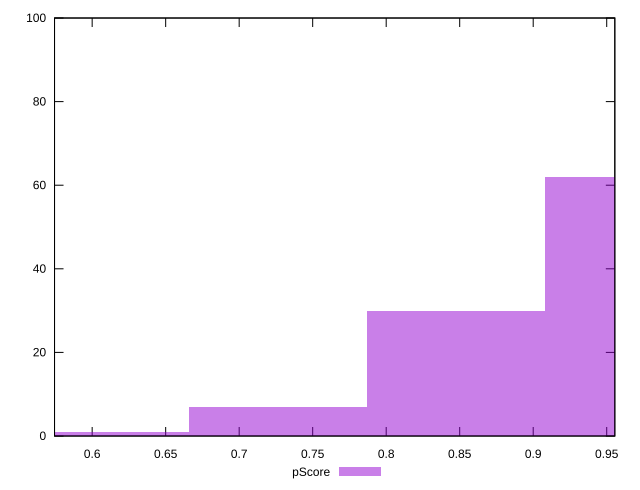

The gnuplot source for this figure:
reset

$pScore <<EOF
0.7263128809799064 7
0.6052607341499221 1
0.9684171746398753 62
0.8473650278098909 30
EOF

set key outside below
set boxwidth 0.12105214682998441
set xrange [0.5744030092612593:0.955517800406888]
set yrange [0:100]
set trange [0:100]
set style fill transparent solid 0.5 noborder
set terminal svg size 640, 490 enhanced background rgb 'white'
set output "report_00019_2021-02-10T18-14-37.922Z//mainthread-work-breakdown/samples/pages/pScore/histogram.svg"

plot $pScore title "pScore" with boxes

reset
